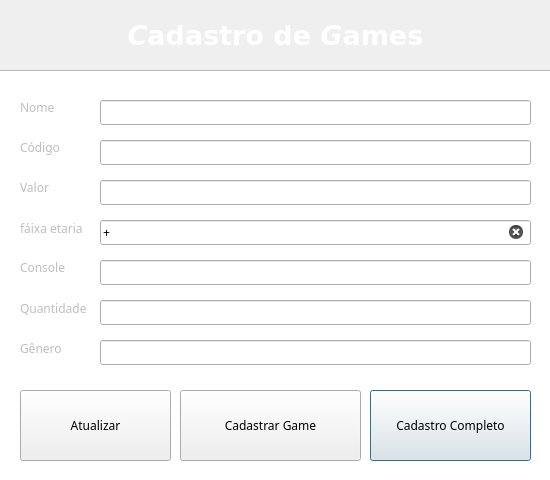
<?xml version="1.0" encoding="UTF-8"?>
<ui version="4.0">
 <class>cadastro</class>
 <widget class="QDialog" name="cadastro">
  <property name="windowModality">
   <enum>Qt::NonModal</enum>
  </property>
  <property name="geometry">
   <rect>
    <x>0</x>
    <y>0</y>
    <width>550</width>
    <height>480</height>
   </rect>
  </property>
  <property name="minimumSize">
   <size>
    <width>550</width>
    <height>480</height>
   </size>
  </property>
  <property name="maximumSize">
   <size>
    <width>550</width>
    <height>480</height>
   </size>
  </property>
  <property name="font">
   <font>
    <family>Phetsarath OT</family>
   </font>
  </property>
  <property name="mouseTracking">
   <bool>true</bool>
  </property>
  <property name="windowTitle">
   <string>Cadastro games</string>
  </property>
  <property name="styleSheet">
   <string notr="true">Q
{
	background-image: url(:/imagens/WP4PH4N6.jpg);
}</string>
  </property>
  <property name="modal">
   <bool>false</bool>
  </property>
  <widget class="QPushButton" name="pushButton_2">
   <property name="geometry">
    <rect>
     <x>370</x>
     <y>390</y>
     <width>161</width>
     <height>71</height>
    </rect>
   </property>
   <property name="text">
    <string>Cadastro Completo</string>
   </property>
  </widget>
  <widget class="QLabel" name="label_5">
   <property name="enabled">
    <bool>false</bool>
   </property>
   <property name="geometry">
    <rect>
     <x>20</x>
     <y>260</y>
     <width>61</width>
     <height>15</height>
    </rect>
   </property>
   <property name="text">
    <string>Console</string>
   </property>
  </widget>
  <widget class="QLabel" name="label">
   <property name="enabled">
    <bool>false</bool>
   </property>
   <property name="geometry">
    <rect>
     <x>20</x>
     <y>100</y>
     <width>61</width>
     <height>15</height>
    </rect>
   </property>
   <property name="frameShadow">
    <enum>QFrame::Plain</enum>
   </property>
   <property name="text">
    <string>Nome</string>
   </property>
   <property name="textFormat">
    <enum>Qt::PlainText</enum>
   </property>
  </widget>
  <widget class="QLabel" name="label_3">
   <property name="enabled">
    <bool>false</bool>
   </property>
   <property name="geometry">
    <rect>
     <x>20</x>
     <y>180</y>
     <width>61</width>
     <height>15</height>
    </rect>
   </property>
   <property name="text">
    <string>Valor</string>
   </property>
  </widget>
  <widget class="QLabel" name="label_6">
   <property name="enabled">
    <bool>false</bool>
   </property>
   <property name="geometry">
    <rect>
     <x>20</x>
     <y>300</y>
     <width>81</width>
     <height>16</height>
    </rect>
   </property>
   <property name="text">
    <string>Quantidade</string>
   </property>
  </widget>
  <widget class="QLineEdit" name="qtdedit">
   <property name="geometry">
    <rect>
     <x>100</x>
     <y>300</y>
     <width>431</width>
     <height>25</height>
    </rect>
   </property>
   <property name="toolTip">
    <string>&lt;html&gt;&lt;head/&gt;&lt;body&gt;&lt;p&gt;Digite a quantidade para o estoque&lt;/p&gt;&lt;/body&gt;&lt;/html&gt;</string>
   </property>
   <property name="autoFillBackground">
    <bool>false</bool>
   </property>
   <property name="maxLength">
    <number>8</number>
   </property>
   <property name="dragEnabled">
    <bool>true</bool>
   </property>
   <property name="cursorMoveStyle">
    <enum>Qt::VisualMoveStyle</enum>
   </property>
   <property name="clearButtonEnabled">
    <bool>true</bool>
   </property>
  </widget>
  <widget class="QLineEdit" name="etariaedit">
   <property name="geometry">
    <rect>
     <x>100</x>
     <y>220</y>
     <width>431</width>
     <height>25</height>
    </rect>
   </property>
   <property name="cursor">
    <cursorShape>IBeamCursor</cursorShape>
   </property>
   <property name="toolTip">
    <string>&lt;html&gt;&lt;head/&gt;&lt;body&gt;&lt;p&gt;Exemplo : 9,18 &lt;/p&gt;&lt;p&gt;Isso indicara proibido para menores de;&lt;/p&gt;&lt;/body&gt;&lt;/html&gt;</string>
   </property>
   <property name="layoutDirection">
    <enum>Qt::LeftToRight</enum>
   </property>
   <property name="autoFillBackground">
    <bool>false</bool>
   </property>
   <property name="inputMask">
    <string>+00</string>
   </property>
   <property name="maxLength">
    <number>3</number>
   </property>
   <property name="cursorPosition">
    <number>0</number>
   </property>
   <property name="alignment">
    <set>Qt::AlignLeading|Qt::AlignLeft|Qt::AlignVCenter</set>
   </property>
   <property name="dragEnabled">
    <bool>true</bool>
   </property>
   <property name="cursorMoveStyle">
    <enum>Qt::VisualMoveStyle</enum>
   </property>
   <property name="clearButtonEnabled">
    <bool>true</bool>
   </property>
  </widget>
  <widget class="QLabel" name="label_4">
   <property name="enabled">
    <bool>false</bool>
   </property>
   <property name="geometry">
    <rect>
     <x>20</x>
     <y>220</y>
     <width>71</width>
     <height>16</height>
    </rect>
   </property>
   <property name="text">
    <string>fáixa etaria</string>
   </property>
  </widget>
  <widget class="QLineEdit" name="generoedit">
   <property name="geometry">
    <rect>
     <x>100</x>
     <y>340</y>
     <width>431</width>
     <height>25</height>
    </rect>
   </property>
   <property name="toolTip">
    <string>&lt;html&gt;&lt;head/&gt;&lt;body&gt;&lt;p&gt;Digite o genero do game&lt;/p&gt;&lt;/body&gt;&lt;/html&gt;</string>
   </property>
   <property name="maxLength">
    <number>30</number>
   </property>
   <property name="dragEnabled">
    <bool>true</bool>
   </property>
   <property name="cursorMoveStyle">
    <enum>Qt::VisualMoveStyle</enum>
   </property>
   <property name="clearButtonEnabled">
    <bool>true</bool>
   </property>
  </widget>
  <widget class="QLineEdit" name="Codigoedit">
   <property name="geometry">
    <rect>
     <x>100</x>
     <y>140</y>
     <width>431</width>
     <height>25</height>
    </rect>
   </property>
   <property name="toolTip">
    <string>&lt;html&gt;&lt;head/&gt;&lt;body&gt;&lt;p&gt;Digite o codigo do game&lt;/p&gt;&lt;p&gt;&lt;br/&gt;&lt;/p&gt;&lt;/body&gt;&lt;/html&gt;</string>
   </property>
   <property name="inputMask">
    <string notr="true" comment="000.000.000.000" extracomment="000.000.000.000">00000000000</string>
   </property>
   <property name="text">
    <string comment="000.000.000.000" extracomment="000.000.000.000"/>
   </property>
   <property name="maxLength">
    <number>11</number>
   </property>
   <property name="dragEnabled">
    <bool>true</bool>
   </property>
   <property name="cursorMoveStyle">
    <enum>Qt::VisualMoveStyle</enum>
   </property>
   <property name="clearButtonEnabled">
    <bool>true</bool>
   </property>
  </widget>
  <widget class="QLabel" name="label_7">
   <property name="enabled">
    <bool>false</bool>
   </property>
   <property name="geometry">
    <rect>
     <x>20</x>
     <y>340</y>
     <width>81</width>
     <height>16</height>
    </rect>
   </property>
   <property name="text">
    <string>Gênero</string>
   </property>
  </widget>
  <widget class="QLabel" name="label_2">
   <property name="enabled">
    <bool>false</bool>
   </property>
   <property name="geometry">
    <rect>
     <x>20</x>
     <y>140</y>
     <width>61</width>
     <height>15</height>
    </rect>
   </property>
   <property name="text">
    <string>Código</string>
   </property>
  </widget>
  <widget class="QLineEdit" name="Valoredit">
   <property name="geometry">
    <rect>
     <x>100</x>
     <y>180</y>
     <width>431</width>
     <height>25</height>
    </rect>
   </property>
   <property name="toolTip">
    <string>&lt;html&gt;&lt;head/&gt;&lt;body&gt;&lt;p&gt;Digite o valor do game&lt;/p&gt;&lt;/body&gt;&lt;/html&gt;</string>
   </property>
   <property name="inputMask">
    <string>0000000</string>
   </property>
   <property name="text">
    <string notr="true"/>
   </property>
   <property name="maxLength">
    <number>7</number>
   </property>
   <property name="cursorPosition">
    <number>0</number>
   </property>
   <property name="dragEnabled">
    <bool>true</bool>
   </property>
   <property name="cursorMoveStyle">
    <enum>Qt::VisualMoveStyle</enum>
   </property>
   <property name="clearButtonEnabled">
    <bool>true</bool>
   </property>
  </widget>
  <widget class="QPushButton" name="pushButton">
   <property name="geometry">
    <rect>
     <x>180</x>
     <y>390</y>
     <width>181</width>
     <height>71</height>
    </rect>
   </property>
   <property name="text">
    <string>Cadastrar Game</string>
   </property>
  </widget>
  <widget class="QLineEdit" name="Nomeedit">
   <property name="geometry">
    <rect>
     <x>100</x>
     <y>100</y>
     <width>431</width>
     <height>25</height>
    </rect>
   </property>
   <property name="toolTip">
    <string>&lt;html&gt;&lt;head/&gt;&lt;body&gt;&lt;p&gt;Digite o nome do game&lt;/p&gt;&lt;/body&gt;&lt;/html&gt;</string>
   </property>
   <property name="inputMask">
    <string/>
   </property>
   <property name="maxLength">
    <number>30</number>
   </property>
   <property name="dragEnabled">
    <bool>true</bool>
   </property>
   <property name="cursorMoveStyle">
    <enum>Qt::VisualMoveStyle</enum>
   </property>
   <property name="clearButtonEnabled">
    <bool>true</bool>
   </property>
  </widget>
  <widget class="QLineEdit" name="consoleedit">
   <property name="geometry">
    <rect>
     <x>100</x>
     <y>260</y>
     <width>431</width>
     <height>25</height>
    </rect>
   </property>
   <property name="toolTip">
    <string>&lt;html&gt;&lt;head/&gt;&lt;body&gt;&lt;p&gt;Digite o console compativel do game&lt;/p&gt;&lt;/body&gt;&lt;/html&gt;</string>
   </property>
   <property name="maxLength">
    <number>30</number>
   </property>
   <property name="dragEnabled">
    <bool>true</bool>
   </property>
   <property name="cursorMoveStyle">
    <enum>Qt::VisualMoveStyle</enum>
   </property>
   <property name="clearButtonEnabled">
    <bool>true</bool>
   </property>
  </widget>
  <widget class="QLabel" name="label_8">
   <property name="geometry">
    <rect>
     <x>0</x>
     <y>0</y>
     <width>551</width>
     <height>71</height>
    </rect>
   </property>
   <property name="font">
    <font>
     <family>DejaVu Sans</family>
     <pointsize>20</pointsize>
     <underline>false</underline>
    </font>
   </property>
   <property name="styleSheet">
    <string notr="true">border-image: url(:/imagens/blue-gradient-abstract-hd-wallpaper-1920x1200-44301.jpg);</string>
   </property>
   <property name="text">
    <string>&lt;html&gt;&lt;head/&gt;&lt;body&gt;&lt;p align=&quot;center&quot;&gt;&lt;span style=&quot; font-weight:600; font-style:italic; color:#ffffff;&quot;&gt;C&lt;/span&gt;&lt;span style=&quot; font-weight:600; color:#ffffff;&quot;&gt;adastro de &lt;/span&gt;&lt;span style=&quot; font-weight:600; font-style:italic; color:#ffffff;&quot;&gt;G&lt;/span&gt;&lt;span style=&quot; font-weight:600; color:#ffffff;&quot;&gt;ames&lt;/span&gt;&lt;/p&gt;&lt;/body&gt;&lt;/html&gt;</string>
   </property>
  </widget>
  <widget class="QPushButton" name="Atualizar">
   <property name="geometry">
    <rect>
     <x>20</x>
     <y>390</y>
     <width>151</width>
     <height>71</height>
    </rect>
   </property>
   <property name="text">
    <string>Atualizar</string>
   </property>
  </widget>
  <widget class="QTextEdit" name="textEdit">
   <property name="geometry">
    <rect>
     <x>-130</x>
     <y>70</y>
     <width>681</width>
     <height>421</height>
    </rect>
   </property>
   <property name="styleSheet">
    <string notr="true">border-image: url(:/imagens/ddd.jpg);</string>
   </property>
  </widget>
  <zorder>textEdit</zorder>
  <zorder>pushButton_2</zorder>
  <zorder>label_5</zorder>
  <zorder>label</zorder>
  <zorder>label_3</zorder>
  <zorder>label_6</zorder>
  <zorder>qtdedit</zorder>
  <zorder>etariaedit</zorder>
  <zorder>label_4</zorder>
  <zorder>generoedit</zorder>
  <zorder>Codigoedit</zorder>
  <zorder>label_7</zorder>
  <zorder>label_2</zorder>
  <zorder>Valoredit</zorder>
  <zorder>pushButton</zorder>
  <zorder>Nomeedit</zorder>
  <zorder>consoleedit</zorder>
  <zorder>Atualizar</zorder>
  <zorder>label_8</zorder>
 </widget>
 <tabstops>
  <tabstop>Nomeedit</tabstop>
  <tabstop>Codigoedit</tabstop>
  <tabstop>Valoredit</tabstop>
  <tabstop>etariaedit</tabstop>
  <tabstop>consoleedit</tabstop>
  <tabstop>qtdedit</tabstop>
  <tabstop>generoedit</tabstop>
  <tabstop>pushButton</tabstop>
  <tabstop>pushButton_2</tabstop>
 </tabstops>
 <resources/>
 <connections>
  <connection>
   <sender>Atualizar</sender>
   <signal>clicked()</signal>
   <receiver>pushButton</receiver>
   <slot>click()</slot>
   <hints>
    <hint type="sourcelabel">
     <x>145</x>
     <y>427</y>
    </hint>
    <hint type="destinationlabel">
     <x>257</x>
     <y>416</y>
    </hint>
   </hints>
  </connection>
 </connections>
</ui>
